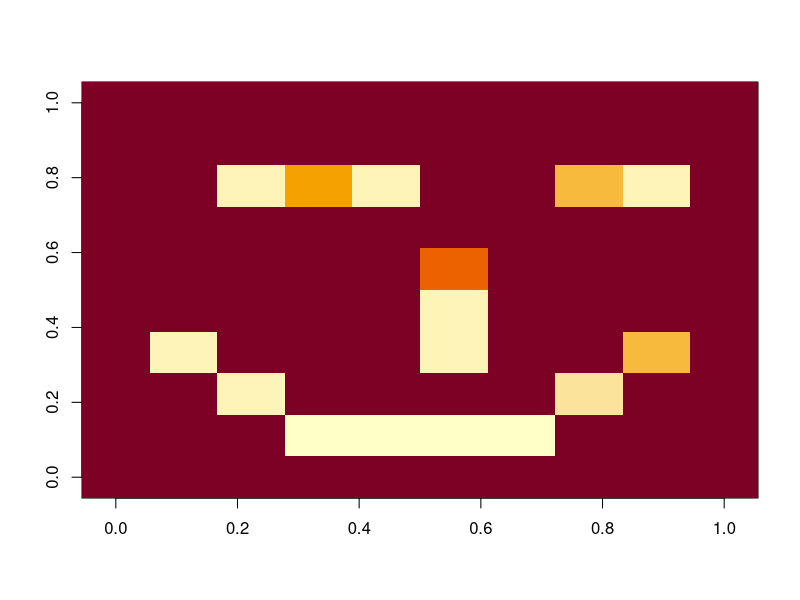

Here is the R script that generated this plot:
X11()

smiley <- matrix (
        c(9, 9, 9, 9, 9, 9, 9, 9, 9, 9,
          9, 9, 9, 1, 1, 1, 1, 9, 9, 9,
          9, 9, 2, 9, 9, 9, 9, 3, 9, 9,
          9, 2, 9, 9, 9, 2, 9, 9, 4, 9,
          9, 9, 9, 9, 9, 2, 9, 9, 9, 9,
          9, 9, 9, 9, 9, 6, 9, 9, 9, 9,
          9, 9, 9, 9, 9, 9, 9, 9, 9, 9,
          9, 9, 2, 5, 2, 9, 9, 4, 2, 9,
          9, 9, 9, 9, 9, 9, 9, 9, 9, 9,
          9, 9, 9, 9, 9, 9, 9, 9, 9, 9
        ),
        nrow=10
)

image(smiley)

z <- locator(1)
